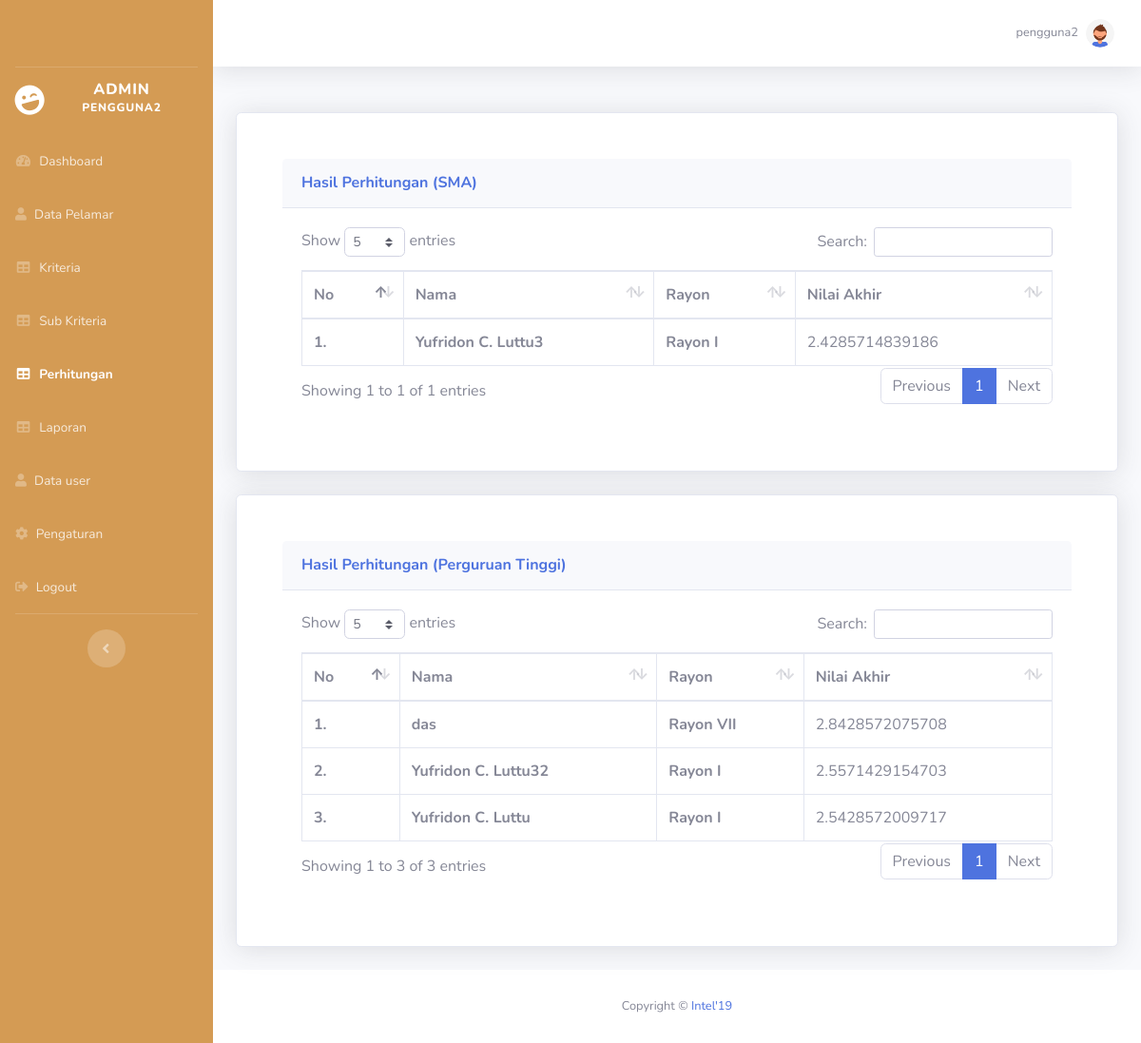
Screenshot of /admin/perhitungan.php (signed in) with the database file from the repository.
### tables this page shows
CREATE TABLE `data_pelamar` (
  `id_pelamar` int(11) NOT NULL,
  `nama` varchar(50) NOT NULL,
  `foto` varchar(255) NOT NULL,
  `sekolah` varchar(100) NOT NULL,
  `jurusan` varchar(50) NOT NULL,
  `no_hp` varchar(12) NOT NULL,
  `pendapatan_ortu` int(11) NOT NULL,
  `ipk` float NOT NULL,
  `kartu_keluarga` varchar(255) DEFAULT NULL,
  `raport_khs` varchar(255) DEFAULT NULL,
  `f_id_rayon` int(11) NOT NULL,
  `f_id_login` int(11) NOT NULL
);

CREATE TABLE `rayon` (
  `id_rayon` int(11) NOT NULL,
  `nama_rayon` varchar(100) NOT NULL
);

### config.php (called while the page is built, shortened)
<?php
function connectDatabase()
{
    $conn = new mysqli(DB_HOST, DB_USERNAME, DB_PASSWORD, DB_NAME);
    return $conn;
}
?>

### admin/functions/perhitungan.php (called while the page is built, shortened)
<?php
require_once '../config.php';
class Perhitungan{
    public function __construct()
    {
        $this->db = connectDatabase();
    }
    public function perengkingan($jenjang=null,$periode=null){
        $perhitungan = $this->GapAlternatif($jenjang,$periode);
        $ranking = array();
        foreach ($perhitungan as $key => $value) {
            $jumlahCF = $value['bobot_gap_C1'] + $value['bobot_gap_C2'] + $value['bobot_gap_C3'] + $value['bobot_gap_C4'] + $value['bobot_gap_C5'];
            $jumlahSF = $value['bobot_gap_C6'] + $value['bobot_gap_C7'];
            $NCF = $jumlahCF / 5;
            $NSF = $jumlahSF / 2;
            $NMA = ($value['bobotC1'] * $NCF) + ($value['bobotC2'] * $NCF) + ($value['bobotC3'] * $NCF) + ($value['bobotC4'] * $NCF) + ($value['bobotC5'] * $NCF);
            $NSA = ($value['bobotC6'] * $NSF) + ($value['bobotC7'] * $NSF);
            $nilaiAkhir = ((5 / 7) * $NMA) + ((2 / 7) * $NSA);
            $ranking[] = [
                'id_pelamar' => $value['id_pelamar'],
                'nama' => $value['nama'],
                'nama_rayon' => $value['nama_rayon'],
                'f_id_rayon' => $value['f_id_rayon'],
                'f_id_login' => $value['f_id_login'],
                'nilaiAkhir' => $nilaiAkhir
            ];
        }
        usort($ranking, array($this, 'compare'));
        return $ranking;
    }
    function compare($a, $b) {
        return ($a['nilaiAkhir'] > $b['nilaiAkhir']) ? -1 : 1;
    }
}
$Perhitungan = new Perhitungan();
?>

### admin/perhitungan.php (the view, shortened to what this page needs)
<?php
require_once './header.php';
require_once './functions/perhitungan.php';
$rankingSMA = $Perhitungan->perengkingan('sma',$_SESSION['id_periode']);
$rankingPT = $Perhitungan->perengkingan('pt',$_SESSION['id_periode']);
$j = 1;
$k = 1;
?>
<div class="row">
    <div class="col-lg-12">
        <div class="card shadow mb-4">
            <div class="justify-content-center p-5">
                <form action="" method="post">
                    <div class="card-header py-3">
                        <h6 class="m-0 font-weight-bold text-primary">Hasil Perhitungan (SMA)</h6>
                    </div>
                    <div class="card-body">
                        <div class="table-responsive">
                            <table class="table table-bordered" id="hasil-sma" width="100%" cellspacing="0">
                                <thead>
                                    <tr>
                                        <th>No</th>
                                        <th>Nama</th>
                                        <th>Rayon</th>
                                        <th>Nilai Akhir</th>
                                    </tr>
                                </thead>
                                <tbody>
                                    <?php foreach ($rankingSMA as $key => $rank):?>
                                    <tr>
                                        <th scope="row"><?=$j++;?>. </th>
                                        <th><?=$rank['nama'];?></th>
                                        <th><?=$rank['nama_rayon'];?></th>
                                        <td><?=$rank['nilaiAkhir'];?></td>
                                    </tr>
                                    <?php endforeach;?>
                                </tbody>
                            </table>
                        </div>
                    </div>
                </form>
            </div>
        </div>
    </div>
    <div class="col-lg-12">
        <div class="card shadow mb-4">
            <div class="justify-content-center p-5">
                <form action="" method="post">
                    <div class="card-header py-3">
                        <h6 class="m-0 font-weight-bold text-primary">Hasil Perhitungan (Perguruan Tinggi)</h6>
                    </div>
                    <div class="card-body">
                        <div class="table-responsive">
                            <table class="table table-bordered" id="hasil-pt" width="100%" cellspacing="0">
                                <thead>
                                    <tr>
                                        <th>No</th>
                                        <th>Nama</th>
                                        <th>Rayon</th>
                                        <th>Nilai Akhir</th>
                                    </tr>
                                </thead>
                                <tbody>
                                    <?php foreach ($rankingPT as $key => $rank):?>
                                    <tr>
                                        <th scope="row"><?=$k++;?>. </th>
                                        <th><?=$rank['nama'];?></th>
                                        <th><?=$rank['nama_rayon'];?></th>
                                        <td><?=$rank['nilaiAkhir'];?></td>
                                    </tr>
                                    <?php endforeach;?>
                                </tbody>
                            </table>
                        </div>
                    </div>
                </form>
            </div>
        </div>
    </div>
</div>
<?php require './footer.php';?>

### rows the page displays
data_pelamar: nama "Yufridon C. Luttu3", f_id_rayon.nama_rayon "Rayon I", nilaiAkhir "2.4285714839186"
data_pelamar: nama "das", f_id_rayon.nama_rayon "Rayon VII", nilaiAkhir "2.8428572075708"
data_pelamar: nama "Yufridon C. Luttu32", f_id_rayon.nama_rayon "Rayon I", nilaiAkhir "2.5571429154703"
data_pelamar: nama "Yufridon C. Luttu", f_id_rayon.nama_rayon "Rayon I", nilaiAkhir "2.5428572009717"

### other values shown
$_SESSION['username'] "PENGGUNA2"
$_SESSION['username'] "pengguna2"
